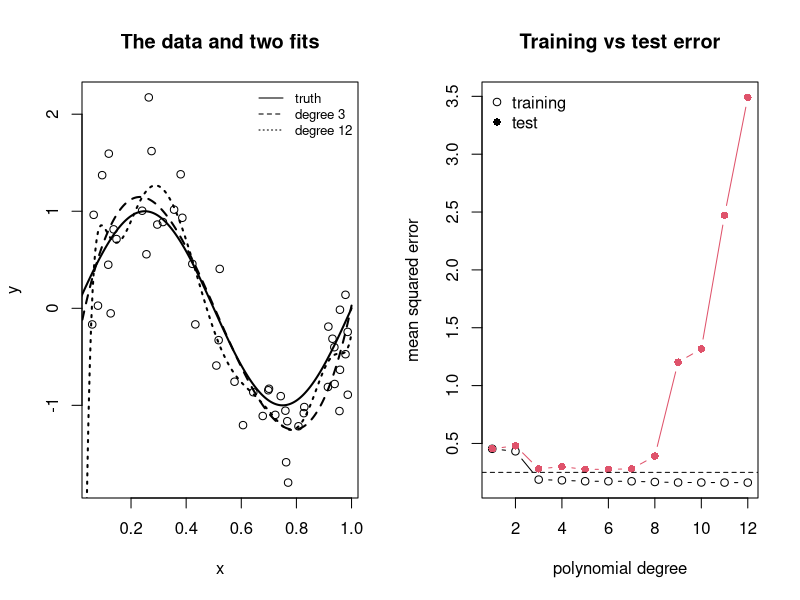

Recreate this plot in R.
## ---- chunk 1
#| label: fig-overfit
#| fig-cap: "One training set of 50 points from a known curve (left: the true curve, a degree-3 fit, and a degree-12 fit) and the two error curves (right). Training MSE falls forever as the degree rises; test MSE falls, bottoms out, and then climbs. The dashed line marks the noise floor, the error a perfect model would still make."
#| fig-width: 8
#| fig-height: 3.4
set.seed(6)
f <- function(x) sin(2 * pi * x)
n <- 50
train <- data.frame(x = runif(n))
train$y <- f(train$x) + rnorm(n, sd = 0.5)
test <- data.frame(x = runif(10000))
test$y <- f(test$x) + rnorm(10000, sd = 0.5)

mse <- function(m, d) mean((d$y - predict(m, d))^2)
degrees <- 1:12
errs <- sapply(degrees, function(k) {
  m <- lm(y ~ poly(x, k), data = train)
  c(train = mse(m, train), test = mse(m, test))
})

par(mfrow = c(1, 2))
grid <- data.frame(x = seq(0, 1, length.out = 200))
plot(train$x, train$y, xlab = "x", ylab = "y", main = "The data and two fits")
lines(grid$x, f(grid$x), lwd = 2)
lines(grid$x, predict(lm(y ~ poly(x, 3), train), grid), lty = 2, lwd = 2)
lines(grid$x, predict(lm(y ~ poly(x, 12), train), grid), lty = 3, lwd = 2)
legend("topright", c("truth", "degree 3", "degree 12"), lty = 1:3, bty = "n", cex = 0.8)
matplot(degrees, t(errs), type = "b", pch = c(1, 16), lty = 1,
        xlab = "polynomial degree", ylab = "mean squared error",
        main = "Training vs test error")
abline(h = 0.25, lty = 2)
legend("topleft", c("training", "test"), pch = c(1, 16), bty = "n")
## ---- chunk 2
#| label: decomposition
set.seed(7)
sims <- 2000
x0 <- 0.25
pred_at_x0 <- function(k) replicate(sims, {
  x <- runif(n)
  y <- f(x) + rnorm(n, sd = 0.5)
  predict(lm(y ~ poly(x, k)), newdata = data.frame(x = x0))
})
res <- sapply(c(1, 3, 12), pred_at_x0)
tab <- t(apply(res, 2, function(p) {
  c(bias2 = (mean(p) - f(x0))^2, variance = var(p), noise = 0.25,
    total = (mean(p) - f(x0))^2 + var(p) + 0.25)
}))
rownames(tab) <- paste("degree", c(1, 3, 12))
round(tab, 3)
## ---- chunk 3
#| label: noise-predictors
set.seed(9)
make_data <- function(n, p_junk = 60) {
  x1 <- rnorm(n); x2 <- rnorm(n)
  y  <- 1 + 0.5 * x1 - 0.5 * x2 + rnorm(n)
  X  <- cbind(x1, x2, matrix(rnorm(n * p_junk), n, p_junk))
  colnames(X) <- c("x1", "x2", paste0("junk", seq_len(p_junk)))
  list(X = X, y = y)
}
test62 <- make_data(10000)
for (p_junk in c(0, 20, 60)) {
  tr   <- make_data(100)
  keep <- seq_len(2 + p_junk)
  fit  <- lm(y ~ ., data = data.frame(y = tr$y, tr$X[, keep]))
  err  <- mean((test62$y - predict(fit, data.frame(test62$X[, keep])))^2)
  cat(p_junk, "junk predictors: test MSE", round(err, 2), "\n")
}
## ---- chunk 4
#| label: shrinkage
#| message: false
library(glmnet)
library(randomForest)
set.seed(10)
tr    <- make_data(100)
ols   <- lm(y ~ ., data = data.frame(y = tr$y, tr$X))
ridge <- cv.glmnet(tr$X, tr$y, alpha = 0)   # ridge; alpha = 1 is the lasso
lasso <- cv.glmnet(tr$X, tr$y, alpha = 1)
forest <- randomForest(x = tr$X, y = tr$y)
mse_of <- function(m) mean((test62$y - predict(m, newx = test62$X, s = "lambda.min"))^2)
round(c(ols    = mean((test62$y - predict(ols, data.frame(test62$X)))^2),
        ridge  = mse_of(ridge), lasso = mse_of(lasso),
        forest = mean((test62$y - predict(forest, test62$X))^2)), 2)
